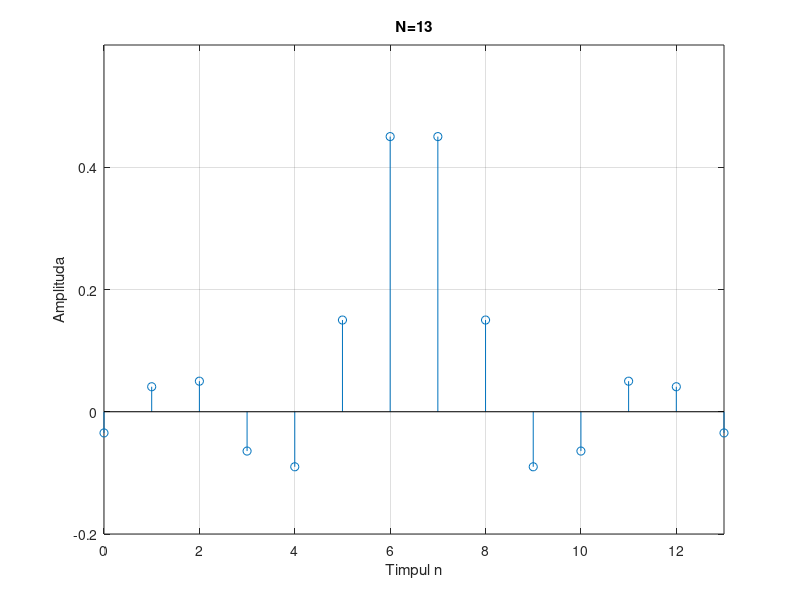

Write MATLAB code to recreate this figure.
%Programul P4_1
% raspunsul de impuls al filtrului ideal
clf;
fc=0.25; %frecventa de taiere
n=[-6.5:1:6.5]; %semnalul ca array
y=2*fc*sinc(2*fc*n); %semnalul filtrat
k=n+6.5;
plot(y,k);
stem(k,y); title('N=13'); axis([0 13 -0.2 0.6]);
xlabel('Timpul n'); ylabel('Amplituda'); grid
